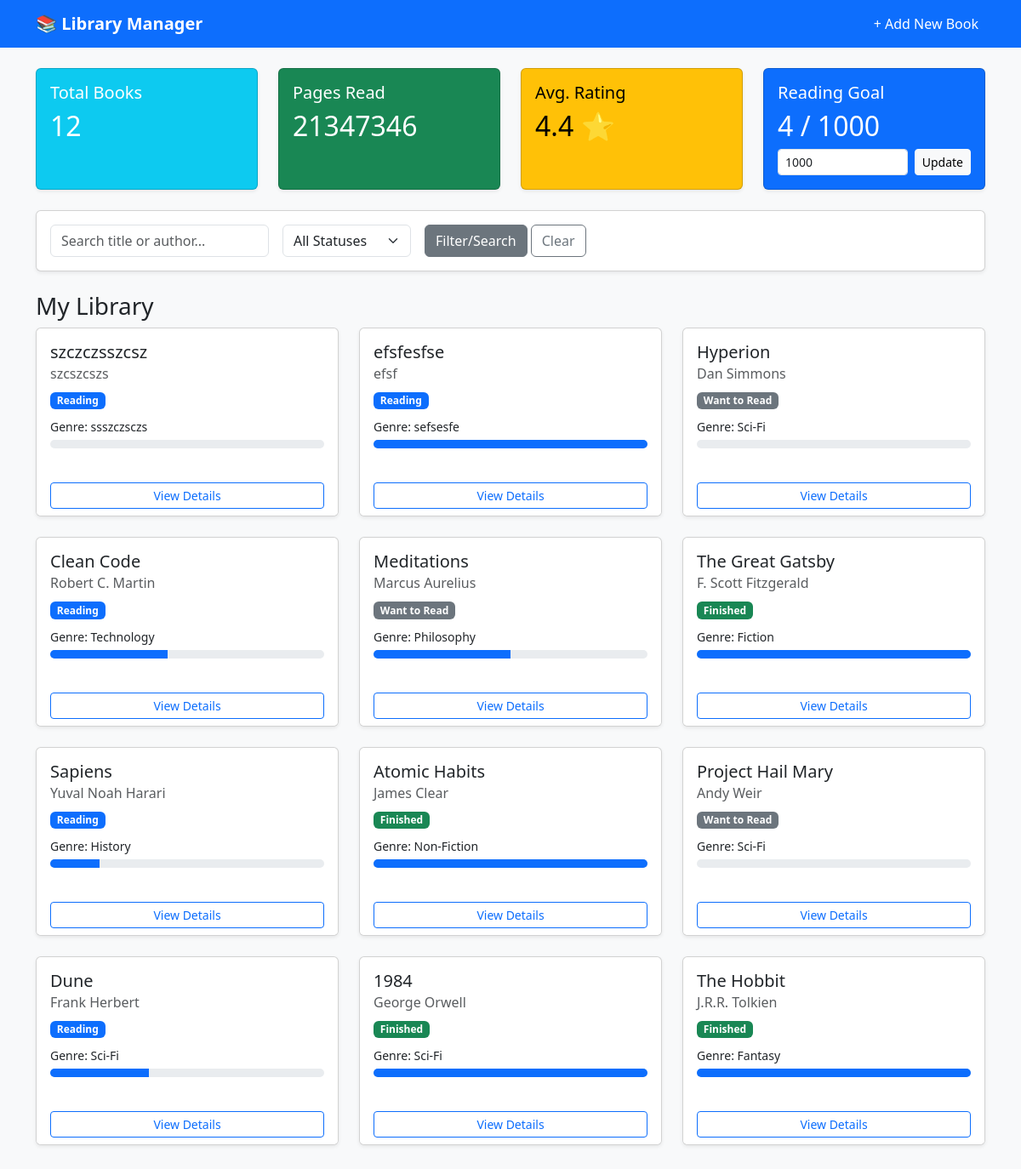
The page / on the database its author committed.
### tables this page shows
CREATE TABLE user_settings (
            id INTEGER PRIMARY KEY AUTOINCREMENT,
            yearly_goal INTEGER DEFAULT 10
        );

CREATE TABLE books (
            id INTEGER PRIMARY KEY AUTOINCREMENT,
            title TEXT NOT NULL,
            author TEXT NOT NULL,
            genre TEXT,
            pages INTEGER NOT NULL,
            current_page INTEGER DEFAULT 0,
            status TEXT NOT NULL DEFAULT 'Want to Read',
            rating INTEGER,
            review TEXT
        );

### app.py (the view)
@app.route('/')
def index():
    conn = get_db_connection()
    stats = conn.execute('''
        SELECT
            COUNT(id) as total_books,
            SUM(current_page) as pages_read,
            AVG(rating) as avg_rating
        FROM books
    ''').fetchone()
    goal = conn.execute('SELECT yearly_goal FROM user_settings LIMIT 1').fetchone()
    finished_count = conn.execute("SELECT COUNT(id) FROM books WHERE status = 'Finished'").fetchone()[0]
    search_query = request.args.get('q', '')
    status_filter = request.args.get('status', '')
    query = "SELECT * FROM books WHERE 1=1"
    params = []
    if search_query:
        query += " AND (title LIKE ? OR author LIKE ?)"
        params.extend([f"%{search_query}%", f"%{search_query}%"])
    if status_filter:
        query += " AND status = ?"
        params.append(status_filter)
    query += " ORDER BY id DESC"
    books = conn.execute(query, params).fetchall()
    conn.close()
    return render_template('index.html', books=books, stats=stats, goal=goal, finished_count=finished_count, search_query=search_query, status_filter=status_filter)

### database.py (called while the page is built)
def get_db_connection():
    conn = sqlite3.connect(DATABASE_NAME)
    conn.row_factory = sqlite3.Row
    return conn

### templates/index.html (shortened to what this page needs)
{% extends 'base.html' %}
{% block content %}
<div class="row mb-4">
    <div class="col-md-3">
        <div class="card text-bg-info text-white h-100 shadow-sm">
            <div class="card-body">
                <h5 class="card-title">Total Books</h5>
                <h2>{{ stats['total_books'] }}</h2>
            </div>
        </div>
    </div>
    <div class="col-md-3">
        <div class="card text-bg-success text-white h-100 shadow-sm">
            <div class="card-body">
                <h5 class="card-title">Pages Read</h5>
                <h2>{{ stats['pages_read'] or 0 }}</h2>
            </div>
        </div>
    </div>
    <div class="col-md-3">
        <div class="card text-bg-warning h-100 shadow-sm">
            <div class="card-body">
                <h5 class="card-title">Avg. Rating</h5>
                <h2>{{ "%.1f"|format(stats['avg_rating']) if stats['avg_rating'] else 'N/A' }} ⭐</h2>
            </div>
        </div>
    </div>
    <div class="col-md-3">
        <div class="card text-bg-primary text-white h-100 shadow-sm">
            <div class="card-body">
                <h5 class="card-title">Reading Goal</h5>
                <h2>{{ finished_count }} / {{ goal['yearly_goal'] }}</h2>
                <form action="{{ url_for('update_goal') }}" method="POST" class="d-flex mt-2">
                    <input type="number" name="goal" class="form-control form-control-sm me-2" value="{{ goal['yearly_goal'] }}">
                    <button type="submit" class="btn btn-light btn-sm">Update</button>
                </form>
            </div>
        </div>
    </div>
</div>
<div class="card shadow-sm mb-4">
    <div class="card-body">
        <form method="GET" action="{{ url_for('index') }}" class="row g-3 align-items-center">
            <div class="col-auto">
                <input type="text" name="q" class="form-control" placeholder="Search title or author..." value="{{ search_query }}">
            </div>
            <div class="col-auto">
                <select name="status" class="form-select">
                    <option value="">All Statuses</option>
                </select>
            </div>
            <div class="col-auto">
                <button type="submit" class="btn btn-secondary">Filter/Search</button>
                <a href="{{ url_for('index') }}" class="btn btn-outline-secondary">Clear</a>
            </div>
        </form>
    </div>
</div>
<h3>My Library</h3>
<div class="row row-cols-1 row-cols-md-3 g-4 mb-5">
    {% if books %}
        {% for book in books %}
        <div class="col">
            <div class="card h-100 shadow-sm">
                <div class="card-body">
                    <h5 class="card-title">{{ book['title'] }}</h5>
                    <h6 class="card-subtitle mb-2 text-muted">{{ book['author'] }}</h6>
                    <span class="badge
                        {% if book['status'] == 'Want to Read' %}bg-secondary
                        {% elif book['status'] == 'Reading' %}bg-primary
                        {% else %}bg-success{% endif %} mb-2">
                        {{ book['status'] }}
                    </span>
                    <p class="card-text mb-1"><small>Genre: {{ book['genre'] }}</small></p>
                    {% set progress = (book['current_page'] / book['pages'] * 100) if book['pages'] > 0 else 0 %}
                    <div class="progress mb-3" role="progressbar" aria-label="Reading progress" aria-valuenow="{{ progress|int }}" aria-valuemin="0" aria-valuemax="100" style="height: 10px;">
                        <div class="progress-bar" style="width: {{ progress|int }}%;"></div>
                    </div>
                </div>
                <div class="card-footer bg-white border-top-0">
                    <a href="{{ url_for('view_book', book_id=book['id']) }}" class="btn btn-sm btn-outline-primary w-100">View Details</a>
                </div>
            </div>
        </div>
        {% endfor %}
    {% else %}
        <div class="col-12 text-center py-5">
            <h4 class="text-muted">No books found!</h4>
            <p>Try clearing your filters or <a href="{{ url_for('add_book') }}">add a new book</a>.</p>
        </div>
    {% endif %}
</div>
{% endblock %}

### templates/base.html (shortened to what this page needs)
<!DOCTYPE html>
<html lang="en">
<head>
    <link href="https://cdn.jsdelivr.net/npm/bootstrap@5.3.0/dist/css/bootstrap.min.css" rel="stylesheet">
</head>
<body>
    <nav class="navbar navbar-expand-lg navbar-dark bg-primary mb-4">
        <div class="container">
            <a class="navbar-brand" href="{{ url_for('index') }}">📚 Library Manager</a>
            <div class="collapse navbar-collapse">
                <ul class="navbar-nav ms-auto">
                    <li class="nav-item">
                        <a class="nav-link text-white" href="{{ url_for('add_book') }}">+ Add New Book</a>
                    </li>
                </ul>
            </div>
        </div>
    </nav>
    <div class="container">
        {% block content %}{% endblock %}
    </div>
</body>
</html>

### templates/base.html (style rules this page uses)
body { background-color: #f8f9fa; }
.navbar-brand { font-weight: bold; }

### rows shown on the page
user_settings: yearly_goal "1000", goal "1000"
books: title "szczczsszcsz", author "szcszcszs", status "Reading", genre "ssszczsczs", {{ progress|int }} 0 (drawn)
books: title "efsfesfse", author "efsf", status "Reading", genre "sefsesfe", {{ progress|int }} 100 (drawn)
books: title "Hyperion", author "Dan Simmons", status "Want to Read", genre "Sci-Fi", {{ progress|int }} 0 (drawn)
books: title "Clean Code", author "Robert C. Martin", status "Reading", genre "Technology", {{ progress|int }} 43 (drawn)
books: title "Meditations", author "Marcus Aurelius", status "Want to Read", genre "Philosophy", {{ progress|int }} 50 (drawn)
books: title "The Great Gatsby", author "F. Scott Fitzgerald", status "Finished", genre "Fiction", {{ progress|int }} 100 (drawn)
books: title "Sapiens", author "Yuval Noah Harari", status "Reading", genre "History", {{ progress|int }} 18 (drawn)
books: title "Atomic Habits", author "James Clear", status "Finished", genre "Non-Fiction", {{ progress|int }} 100 (drawn)
books: title "Project Hail Mary", author "Andy Weir", status "Want to Read", genre "Sci-Fi", {{ progress|int }} 0 (drawn)
books: title "Dune", author "Frank Herbert", status "Reading", genre "Sci-Fi", {{ progress|int }} 36 (drawn)
books: title "1984", author "George Orwell", status "Finished", genre "Sci-Fi", {{ progress|int }} 100 (drawn)
books: title "The Hobbit", author "J.R.R. Tolkien", status "Finished", genre "Fantasy", {{ progress|int }} 100 (drawn)

### other values the page prints
{{ stats['total_books'] }} "12"
{{ stats['pages_read'] or 0 }} "21347346"
{{ "%.1f"|format(stats['avg_rating']) if stats['avg_rating'] else 'N/A' }} "4.4"
{{ finished_count }} "4"
